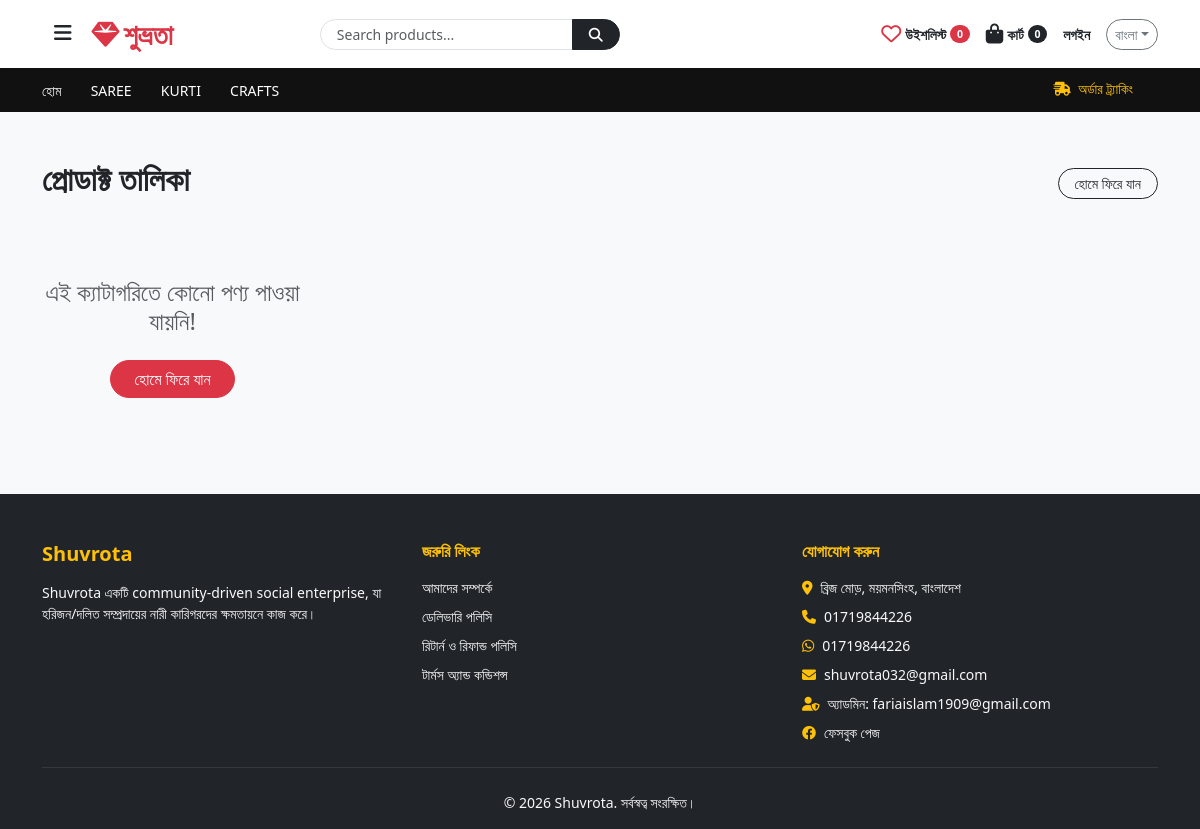
The app's page /index.php?category_id=1 with its own data.
### tables this page shows
CREATE TABLE categories (
    id              INT UNSIGNED AUTO_INCREMENT PRIMARY KEY,
    parent_id       INT UNSIGNED NULL,
    name            VARCHAR(100) NOT NULL,
    name_bn         VARCHAR(150) NULL,
    slug            VARCHAR(120) NOT NULL UNIQUE,
    image           VARCHAR(255) NULL,
    is_active       TINYINT(1) NOT NULL DEFAULT 1,
    sort_order      INT NOT NULL DEFAULT 0,
    created_at      TIMESTAMP DEFAULT CURRENT_TIMESTAMP,
    updated_at      TIMESTAMP DEFAULT CURRENT_TIMESTAMP ON UPDATE CURRENT_TIMESTAMP,
    FOREIGN KEY (parent_id) REFERENCES categories(id) ON DELETE SET NULL,
    INDEX idx_slug (slug)
);

### index.php (the view, shortened to what this page needs)
<?php
require_once __DIR__ . '/config/database.php';
$wishlist_count = 0;
$user_wishlist_ids = [];
$cart_count = isset($_SESSION['cart']) ? count($_SESSION['cart']) : 0;
$selected_category = isset($_GET['category_id']) ? intval($_GET['category_id']) : 0;
$search_keyword = isset($_GET['search']) ? trim($_GET['search']) : '';
try {
    $cat_stmt = $pdo->query("SELECT * FROM categories");
    $categories = $cat_stmt->fetchAll();
    $products = [];
    if ($selected_category > 0 || !empty($search_keyword) || isset($_GET['show_products'])) {
        $query = "SELECT p.*, (SELECT image_path FROM product_images WHERE product_id = p.id LIMIT 1) as img FROM products p WHERE p.status = 'published'";
        $params = [];
        if ($selected_category > 0) {
            $query .= " AND p.category_id = ?";
            $params[] = $selected_category;
        }
        $query .= " ORDER BY p.id DESC";
        $stmt = $pdo->prepare($query);
        $stmt->execute($params);
        $products = $stmt->fetchAll();
    }
} catch (PDOException $e) {
    $products = [];
    $categories = [];
    $site_banners = [];
}
?>
<!DOCTYPE html>
<html lang="bn" id="htmlRoot">
<head>
    <link href="https://cdn.jsdelivr.net/npm/bootstrap@5.3.0/dist/css/bootstrap.min.css" rel="stylesheet">
    <link rel="stylesheet" href="https://cdnjs.cloudflare.com/ajax/libs/font-awesome/6.4.0/css/all.min.css">
</head>
<body class="bg-light d-flex flex-column min-vh-100 lang-bn-mode">
<nav class="navbar navbar-expand-lg navbar-light bg-white shadow-sm sticky-top">
    <div class="container">
        <button class="btn btn-outline-dark border-0 me-2" type="button" data-bs-toggle="offcanvas" data-bs-target="#menuOffcanvas" aria-controls="menuOffcanvas">
            <i class="fa-solid fa-bars fs-5"></i>
        </button>
        <a class="navbar-brand fw-bold text-danger fs-3 tracking-wider" href="index.php">
            <i class="fa-solid fa-gem me-1"></i><span class="lang-bn">শুভ্রতা</span><span class="lang-en">Shuvrota</span>
        </a>
        <form action="index.php" method="GET" class="d-none d-md-flex mx-auto" style="width: 300px;">
            <div class="input-group">
                <input type="text" name="search" class="form-control form-control-sm rounded-start-pill ps-3" placeholder="Search products..." value="<?= htmlspecialchars($search_keyword) ?>">
                <button class="btn btn-dark btn-sm rounded-end-pill px-3" type="submit"><i class="fa-solid fa-magnifying-glass"></i></button>
            </div>
        </form>
        <div class="d-flex align-items-center gap-3 ms-auto">
            <a href="wishlist.php" class="text-dark text-decoration-none d-flex align-items-center gap-1 small fw-semibold">
                <i class="fa-regular fa-heart fs-5 text-danger"></i>
                <span class="d-none d-lg-inline"><span class="lang-bn">উইশলিস্ট</span><span class="lang-en">My Wish List</span></span>
                <span class="badge bg-danger rounded-pill"><?= $wishlist_count ?></span>
            </a>
            <a href="cart.php" class="text-dark text-decoration-none d-flex align-items-center gap-1 small fw-semibold">
                <i class="fa-solid fa-bag-shopping fs-5 text-dark"></i>
                <span class="d-none d-lg-inline"><span class="lang-bn">কার্ট</span><span class="lang-en">Shopping Cart</span></span>
                <span class="badge bg-dark rounded-pill"><?= $cart_count ?></span>
            </a>
            <?php if (isset($_SESSION['customer_id'])): ?>
                <div class="dropdown">
                    <a class="dropdown-toggle text-dark text-decoration-none fw-bold small" href="#" data-bs-toggle="dropdown">
                        <i class="fa-solid fa-user-circle text-danger fs-5"></i> <?= htmlspecialchars($_SESSION['customer_name'] ?? 'User') ?>
                    </a>
                    <ul class="dropdown-menu dropdown-menu-end shadow-sm border-0">
                        <li><a class="dropdown-item small text-danger fw-bold" href="logout.php"><i class="fa-solid fa-right-from-bracket me-1"></i> Logout</a></li>
                    </ul>
                </div>
            <?php else: ?>
                <a href="login.php" class="text-dark text-decoration-none small fw-bold">
                    <span class="lang-bn">লগইন</span><span class="lang-en">Sign In</span>
                </a>
            <?php endif; ?>
            <div class="dropdown">
                <a class="btn btn-sm btn-outline-secondary px-2 py-1 dropdown-toggle rounded-pill small" href="#" data-bs-toggle="dropdown" id="currentLangText">বাংলা</a>
            </div>
        </div>
    </div>
</nav>
<div class="sub-navbar d-none d-lg-block">
    <div class="container text-uppercase">
        <a href="index.php"><span class="lang-bn">হোম</span><span class="lang-en">Home</span></a>
        <?php foreach($categories as $cat): ?>
            <a href="index.php?category_id=<?= $cat['id'] ?>"><?= htmlspecialchars($cat['name']) ?></a>
        <?php endforeach; ?>
        <a href="track.php" class="float-end text-warning"><i class="fa-solid fa-truck-fast me-1"></i> <span class="lang-bn">অর্ডার ট্র্যাকিং</span><span class="lang-en">Order Tracking</span></a>
    </div>
</div>
<?php if ($selected_category > 0 || !empty($search_keyword) || isset($_GET['show_products'])): ?>
    <div class="container my-5">
        <div class="d-flex justify-content-between align-items-center mb-4">
            <h2 class="fw-bold">
                <span class="lang-bn">প্রোডাক্ট তালিকা</span>
            </h2>
            <a href="index.php" class="btn btn-outline-dark btn-sm rounded-pill px-3">
                <span class="lang-bn">হোমে ফিরে যান</span>
            </a>
        </div>
        <div class="row row-cols-1 row-cols-md-4 g-4">
            <?php if (!empty($products)): ?>
                <?php foreach ($products as $prod): ?>
                    <?php $is_in_wishlist = in_array($prod['id'], $user_wishlist_ids); ?>
                    <div class="col">
                        <div class="card product-card h-100 shadow-sm border-0 rounded-3 position-relative">
                            <a href="index.php?action=wishlist&id=<?= $prod['id'] ?><?= $selected_category > 0 ? '&category_id='.$selected_category : '' ?>" class="position-absolute top-0 end-0 m-3 text-danger bg-white p-2 rounded-circle shadow-sm text-decoration-none z-3">
                                <i class="<?= $is_in_wishlist ? 'fa-solid fa-heart' : 'fa-regular fa-heart' ?>"></i>
                            </a>
                            <a href="product-details.php?id=<?= $prod['id'] ?>">
                                <img src="<?= !empty($prod['img']) ? 'uploads/' . htmlspecialchars($prod['img']) : 'assets/images/default.jpg' ?>" class="card-img-top" alt="Product">
                            </a>
                            <div class="card-body d-flex flex-column">
                                <h5 class="card-title fs-6 fw-bold">
                                    <a href="product-details.php?id=<?= $prod['id'] ?>" class="text-dark text-decoration-none"><?= htmlspecialchars($prod['name']) ?></a>
                                </h5>
                                <div class="card-text mt-auto mb-3">
                                    <?php if (!empty($prod['discount_price']) && $prod['discount_price'] > 0): ?>
                                        <span class="text-danger fw-bold">৳ <?= number_format($prod['discount_price'], 2) ?></span>
                                        <span class="text-muted text-decoration-line-through small ms-1">৳ <?= number_format($prod['price'], 2) ?></span>
                                    <?php else: ?>
                                        <span class="text-danger fw-bold">৳ <?= number_format($prod['price'], 2) ?></span>
                                    <?php endif; ?>
                                </div>
                                <a href="product-details.php?id=<?= $prod['id'] ?>" class="btn btn-outline-danger btn-sm w-100 rounded-pill">
                                    <span class="lang-bn">বিস্তারিত দেখুন</span>
                                    <span class="lang-en">View Details</span>
                                </a>
                            </div>
                        </div>
                    </div>
                <?php endforeach; ?>
            <?php else: ?>
                <div class="col-12 text-center py-5">
                    <h4 class="text-muted">
                        <span class="lang-bn">এই ক্যাটাগরিতে কোনো পণ্য পাওয়া যায়নি!</span>
                    </h4>
                    <a href="index.php" class="btn btn-danger mt-3 rounded-pill px-4">
                        <span class="lang-bn">হোমে ফিরে যান</span>
                    </a>
                </div>
            <?php endif; ?>
        </div>
    </div>
<?php endif; ?>
<footer class="bg-dark text-light pt-5 pb-3 mt-auto">
    <div class="container">
        <div class="row g-4">
            <div class="col-md-4">
                <h5 class="fw-bold text-warning mb-3">Shuvrota</h5>
                <p class="text-light small">
                    <span class="lang-bn">Shuvrota একটি community-driven social enterprise, যা হরিজন/দলিত সম্প্রদায়ের নারী কারিগরদের ক্ষমতায়নে কাজ করে।</span>
                </p>
            </div>
            <div class="col-md-4">
                <h6 class="fw-bold text-warning mb-3">
                    <span class="lang-bn">জরুরি লিংক</span>
                </h6>
                <ul class="list-unstyled small">
                    <li class="mb-2"><a href="about.php" class="text-decoration-none text-light"><span class="lang-bn">আমাদের সম্পর্কে</span><span class="lang-en">About Us</span></a></li>
                    <li class="mb-2"><a href="delivery-policy.php" class="text-decoration-none text-light"><span class="lang-bn">ডেলিভারি পলিসি</span><span class="lang-en">Delivery Policy</span></a></li>
                    <li class="mb-2"><a href="refund-policy.php" class="text-decoration-none text-light"><span class="lang-bn">রিটার্ন ও রিফান্ড পলিসি</span><span class="lang-en">Return & Refund Policy</span></a></li>
                    <li class="mb-2"><a href="terms.php" class="text-decoration-none text-light"><span class="lang-bn">টার্মস অ্যান্ড কন্ডিশন্স</span><span class="lang-en">Terms & Conditions</span></a></li>
                </ul>
            </div>
            <div class="col-md-4">
                <h6 class="fw-bold text-warning mb-3">
                    <span class="lang-bn">যোগাযোগ করুন</span>
                </h6>
                <p class="text-light small mb-2"><i class="fa-solid fa-location-dot me-2 text-warning"></i><span class="lang-bn">ব্রিজ মোড়, ময়মনসিংহ, বাংলাদেশ</span><span class="lang-en">Bridge More, Mymensingh, Bangladesh</span></p>
                <p class="text-light small mb-2"><i class="fa-solid fa-phone me-2 text-warning"></i><a href="tel:01719844226" class="text-light text-decoration-none">01719844226</a></p>
                <p class="text-light small mb-2"><i class="fa-brands fa-whatsapp me-2 text-warning"></i><a href="https://wa.me/8801719844226" target="_blank" class="text-light text-decoration-none">01719844226</a></p>
                <p class="text-light small mb-2"><i class="fa-solid fa-envelope me-2 text-warning"></i><a href="mailto:shuvrota032@gmail.com" class="text-light text-decoration-none">shuvrota032@gmail.com</a></p>
                <p class="text-light small mb-2"><i class="fa-solid fa-user-shield me-2 text-warning"></i><span class="lang-bn">অ্যাডমিন:</span><span class="lang-en">Admin:</span> <a href="mailto:fariaislam1909@gmail.com" class="text-light text-decoration-none">fariaislam1909@gmail.com</a></p>
                <p class="text-light small mb-0"><i class="fa-brands fa-facebook me-2 text-warning"></i><a href="#" target="_blank" class="text-light text-decoration-none"><span class="lang-bn">ফেসবুক পেজ</span><span class="lang-en">Facebook Page</span></a></p>
            </div>
        </div>
        <hr class="border-secondary my-4">
        <div class="text-center text-light small">
            &copy; 2026 Shuvrota. <span class="lang-bn">সর্বস্বত্ব সংরক্ষিত।</span><span class="lang-en">All rights reserved.</span>
        </div>
    </div>
</footer>
</body>
</html>

### index.php (style rules this page uses)
body.lang-bn-mode .lang-bn { display: inline-block !important; }
.sub-navbar { background-color: #111; padding: 10px 0; }
.sub-navbar a { color: #fff; text-decoration: none; font-weight: 500; font-size: 14px; margin-right: 25px; transition: color 0.2s; }

### records on screen
categories: name "SAREE"
categories: name "KURTI"
categories: name "CRAFTS"

### other values on screen
$wishlist_count "0"
$cart_count "0"
